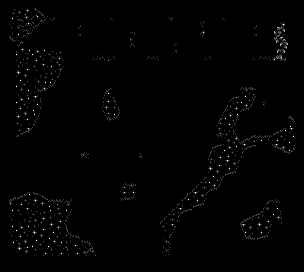

Rendered tile map (Tiled .tmx) drawn with the repository's tilesets; below, a short description and the full map source, tile grids included:
An orthogonal 19x17 tile map with 16x16 px tiles, 3 tile layers (Back, Buildings, Front).

<map version="1.4" tiledversion="1.4.3" orientation="orthogonal" renderorder="right-down" compressionlevel="0" width="19" height="17" tilewidth="16" tileheight="16" infinite="0" nextlayerid="9" nextobjectid="6">
 <properties>
  <property name="AmbientLight" value="255 255 255" />
  <property name="Warp" value="9 17 Farm 21 22" />
 </properties>
 <tileset firstgid="1" name="z_VoidShedTilesheet" tilewidth="16" tileheight="16" tilecount="360" columns="12">
  <image source="VoidShedTileset.png" width="192" height="480" />
 </tileset>
 <layer id="1" name="Back" width="19" height="17">
  <data encoding="csv">
0,0,0,0,0,0,0,0,0,0,0,0,0,0,0,0,0,0,0,
0,14,14,14,14,14,14,14,14,14,14,14,14,14,14,14,14,2,0,
0,14,14,14,14,14,14,14,14,14,14,14,14,14,14,14,14,14,0,
0,36,22,11,86,85,86,85,86,85,86,85,86,85,86,85,86,85,0,
0,73,74,73,74,73,74,73,74,73,74,73,74,73,74,73,74,73,0,
0,85,86,85,86,85,86,85,86,85,86,85,86,85,86,85,86,85,0,
0,73,74,73,74,73,74,73,74,73,74,73,74,73,74,73,74,73,0,
0,85,86,85,86,85,86,85,86,85,86,85,86,85,86,85,86,85,0,
0,73,74,73,74,73,74,73,74,73,74,73,74,73,74,73,74,73,0,
0,85,86,85,86,85,86,85,86,85,86,85,86,85,86,85,86,85,0,
0,73,74,73,74,73,74,73,74,73,74,73,74,73,74,73,74,73,0,
0,85,86,85,86,85,86,85,86,85,86,85,86,85,86,85,86,85,0,
0,73,74,73,74,73,74,73,74,73,74,73,74,73,74,73,74,73,0,
0,85,86,85,86,85,86,85,86,85,86,85,86,85,86,85,86,85,0,
0,73,74,73,74,73,74,73,74,73,74,73,74,73,74,73,74,73,0,
0,85,86,85,86,85,86,85,86,85,86,85,86,85,86,85,86,85,0,
0,73,74,73,74,73,74,73,74,73,74,73,74,73,74,73,74,73,0
</data>
 </layer>
 <objectgroup id="4" name="Back" />
 <layer id="2" name="Buildings" width="19" height="17">
  <data encoding="csv">
39,40,38,4,4,4,4,4,4,4,4,4,4,4,4,4,4,4,5,
51,117,118,110,113,114,115,116,0,0,112,0,111,115,116,113,114,109,17,
61,129,0,0,125,126,0,0,122,0,127,128,123,0,0,125,126,121,17,
15,141,26,138,26,134,135,136,26,138,139,140,134,136,26,134,138,133,17,
15,23,10,291,0,0,0,0,0,0,0,0,0,0,0,0,0,0,17,
15,35,216,181,0,0,186,0,0,0,0,0,0,0,0,207,0,0,17,
15,22,198,0,0,0,200,241,0,0,0,0,0,0,262,287,87,0,17,
15,34,256,0,0,0,184,181,0,0,0,0,0,257,304,0,0,0,50,
15,217,0,0,0,0,0,0,0,0,0,0,0,147,290,223,196,271,53,
15,0,0,0,0,75,0,0,88,0,0,0,0,261,22,309,0,231,62,
15,0,0,0,0,0,0,0,0,0,0,0,0,23,276,0,0,0,17,
15,0,0,0,0,0,0,185,164,0,0,0,332,287,0,0,0,0,17,
49,271,269,195,152,0,0,148,170,0,0,319,276,0,0,0,174,151,17,
51,10,11,12,256,0,0,0,0,0,332,309,0,0,0,235,192,209,17,
51,22,23,24,322,0,0,0,0,0,292,0,0,0,0,273,276,0,17,
54,34,35,36,23,263,0,0,0,0,210,0,0,0,0,0,0,0,32,
7,7,7,7,7,7,7,7,7,0,7,7,7,7,7,7,7,7,7
</data>
 </layer>
 <objectgroup id="5" name="Buildings" />
 <layer id="3" name="Front" width="19" height="17">
  <data encoding="csv">
39,40,38,4,4,4,4,4,4,4,4,4,4,4,4,4,4,4,5,
51,0,0,0,0,0,0,0,0,0,0,0,0,0,0,0,0,0,17,
61,0,0,0,0,0,0,0,0,0,0,0,0,0,0,0,0,0,17,
15,0,0,0,0,0,0,0,0,0,0,0,0,0,0,0,0,0,17,
15,0,0,0,0,0,0,0,0,0,0,0,0,0,0,0,0,0,17,
15,0,0,0,0,0,0,0,0,0,0,0,0,0,0,0,0,0,17,
15,0,0,0,0,0,0,0,0,0,0,0,0,0,0,0,0,0,17,
15,93,0,0,0,0,0,0,0,0,0,0,0,0,0,0,0,0,50,
15,0,0,0,0,0,0,0,0,0,0,0,0,0,0,0,0,0,53,
15,0,0,0,0,0,0,0,0,0,0,0,0,0,0,0,0,0,62,
15,0,0,0,0,0,0,0,0,0,0,0,0,0,0,0,0,0,17,
15,0,0,0,0,0,0,0,0,0,0,0,0,0,0,0,0,0,17,
49,0,0,0,0,0,0,0,0,0,0,0,0,0,0,0,0,0,17,
51,0,0,0,0,0,0,0,0,0,0,0,0,0,0,0,0,0,17,
51,0,0,0,0,0,0,0,0,0,0,0,0,0,0,0,0,0,17,
54,55,44,44,44,46,8,8,20,0,30,8,8,8,8,8,8,31,32,
0,0,0,0,0,0,0,0,21,8,33,0,0,0,0,0,0,0,0
</data>
 </layer>
 <objectgroup id="6" name="Front" />
</map>
